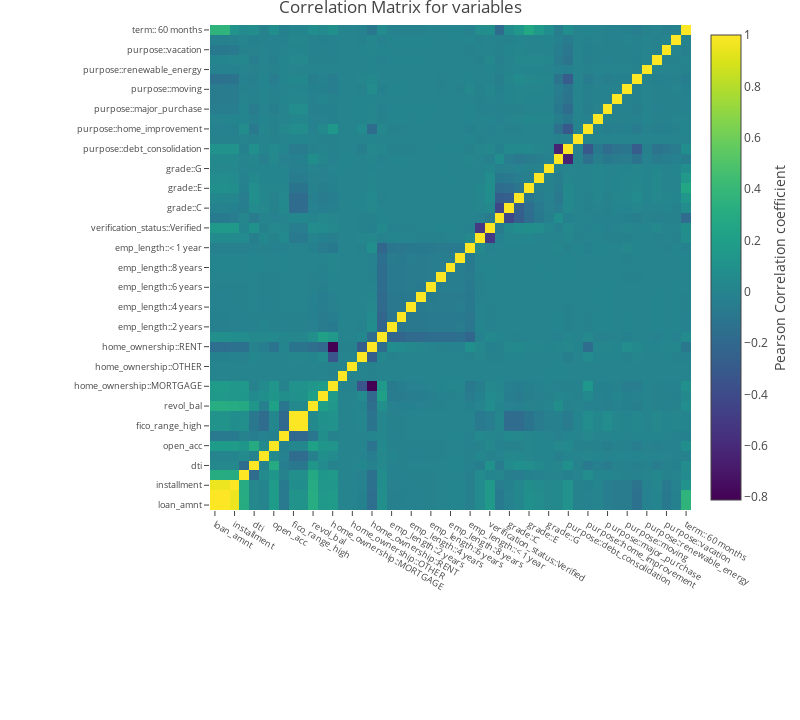

Notebook cell for this chart:
### Code cell
def plot_correlation(dataframe):
    
    import plotly.offline as py
    py.init_notebook_mode(connected=True)
    import plotly.graph_objs as go
    import plotly.tools as tls
    import plotly.figure_factory as ff
    
    #Pearson correlation
    correlation = dataframe.corr()
    #tick labels
    matrix_cols = correlation.columns.tolist()
    #convert to array
    corr_array  = np.array(correlation)

    #Plotting
    trace = go.Heatmap(z = corr_array,
                       x = matrix_cols,
                       y = matrix_cols,
                       colorscale = "Viridis",
                       colorbar   = dict(title = "Pearson Correlation coefficient",
                                         titleside = "right"
                                        ) ,
                      )

    layout = go.Layout(dict(title = "Correlation Matrix for variables",
                            autosize = False,
                            height  = 720,
                            width   = 800,
                            margin  = dict(r = 0 ,l = 210,
                                           t = 25,b = 210,
                                          ),
                            yaxis   = dict(tickfont = dict(size = 9)),
                            xaxis   = dict(tickfont = dict(size = 9))
                           )
                      )

    data1 = [trace]
    fig = go.Figure(data=data1,layout=layout)
    py.iplot(fig)

plot_correlation(data_scaled)

### Figure 1 — Plotly figure (JSON) as saved in the notebook; plotly's stock layout.template omitted (floating-point values rounded to 4 significant figures; data arrays with more than 128 entries replaced by an {"elided": "..."} marker saying what was removed)
{"data": [{"colorbar": {"title": {"side": "right", "text": "Pearson Correlation coefficient"}}, "colorscale": "Viridis", "type": "heatmap", "uid": "ff928ea4-83c6-4e4b-bb4f-38385f8e1e67", "x": ["loan_amnt", "funded_amnt", "installment", "annual_inc", "dti", "delinq_2yrs", "open_acc", "pub_rec", "fico_range_high", "fico_range_low", "revol_bal", "cr_hist", "home_ownership::MORTGAGE", "home_ownership::NONE", "home_ownership::OTHER", "home_ownership::OWN", "home_ownership::RENT", "emp_length::10+ years", "emp_length::2 years", "emp_length::3 years", "emp_length::4 years", "emp_length::5 years", "emp_length::6 years", "emp_length::7 years", "emp_length::8 years", "emp_length::9 years", "emp_length::< 1 year", "verification_status::Source Verified", "verification_status::Verified", "grade::B", "grade::C", "grade::D", "grade::E", "grade::F", "grade::G", "purpose::credit_card", "purpose::debt_consolidation", "purpose::educational", "purpose::home_improvement", "purpose::house", "purpose::major_purchase", "purpose::medical", "purpose::moving", "purpose::other", "purpose::renewable_energy", "purpose::small_business", "purpose::vacation", "purpose::wedding", "term:: 60 months"], "y": ["loan_amnt", "funded_amnt", "installment", "annual_inc", "dti", "delinq_2yrs", "open_acc", "pub_rec", "fico_range_high", "fico_range_low", "revol_bal", "cr_hist", "home_ownership::MORTGAGE", "home_ownership::NONE", "home_ownership::OTHER", "home_ownership::OWN", "home_ownership::RENT", "emp_length::10+ years", "emp_length::2 years", "emp_length::3 years", "emp_length::4 years", "emp_length::5 years", "emp_length::6 years", "emp_length::7 years", "emp_length::8 years", "emp_length::9 years", "emp_length::< 1 year", "verification_status::Source Verified", "verification_status::Verified", "grade::B", "grade::C", "grade::D", "grade::E", "grade::F", "grade::G", "purpose::credit_card", "purpose::debt_consolidation", "purpose::educational", "purpose::home_improvement", "purpose::house", "purpose::major_purchase", "purpose::medical", "purpose::moving", "purpose::other", "purpose::renewable_energy", "purpose::small_business", "purpose::vacation", "purpose::wedding", "term:: 60 months"], "z": {"elided": "49x49 float values"}}], "layout": {"autosize": false, "height": 720, "margin": {"b": 210, "l": 210, "r": 0, "t": 25}, "title": {"text": "Correlation Matrix for variables"}, "width": 800, "xaxis": {"tickfont": {"size": 9}}, "yaxis": {"tickfont": {"size": 9}}}}
